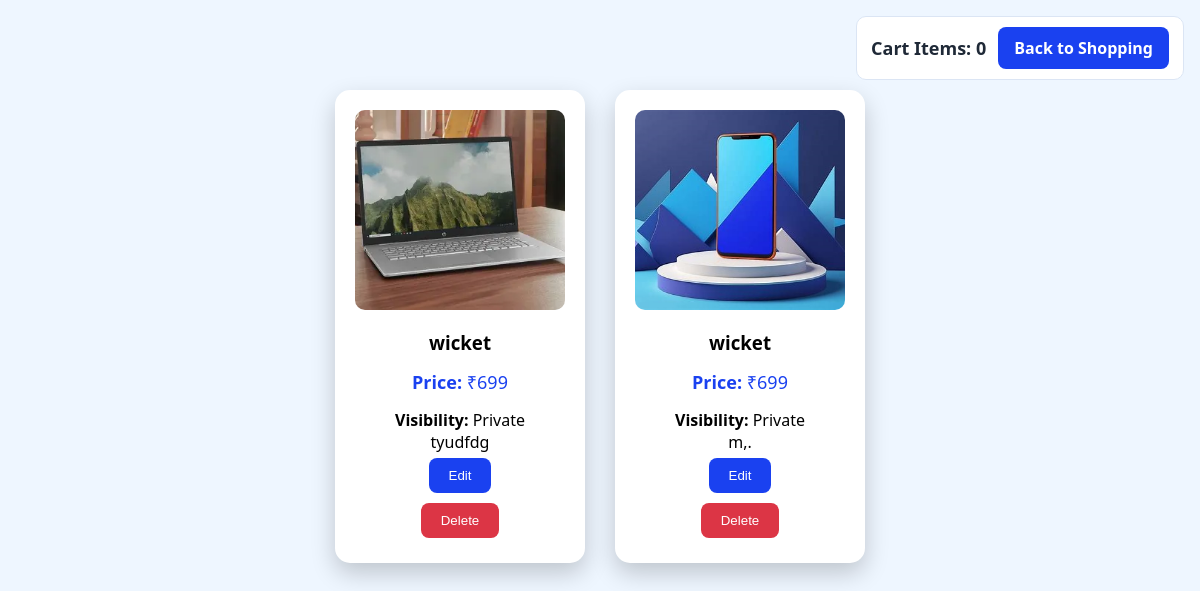
Screenshot of /cart/private/ (signed in) with the database file from the repository.
### shopping/models.py (models this page shows, shortened)
class Shopping(models.Model):
    VISIBILITY_PUBLIC = 'public'
    VISIBILITY_PRIVATE = 'private'
    VISIBILITY_CHOICES = (
        (VISIBILITY_PUBLIC, 'Public'),
        (VISIBILITY_PRIVATE, 'Private'),
    )
    Productname = models.CharField(max_length=100)
    Price = models.IntegerField(null=True, blank=True)
    description = models.TextField(null=True, blank=True)
    image = models.ImageField(upload_to='products/', null=True, blank=True)
    visibility = models.CharField(
        max_length=10,
        choices=VISIBILITY_CHOICES,
        default=VISIBILITY_PUBLIC,
    )

### shopping/views.py (the view)
# urls.py: path('cart/private/', private_products, name='private_products'),
@login_required
def private_products(request):
    if not request.user.is_superuser:
        return HttpResponseForbidden("You are not allowed to view private products.")
    products = Shopping.objects.filter(visibility=Shopping.VISIBILITY_PRIVATE)
    return render(
        request,
        "private_products.html",
        {
            "products": products,
            "cart_count": len(request.session.get("cart_items", [])),
        },
    )

### templates/private_products.html (shortened to what this page needs)
{% load static %}
<!DOCTYPE html>
<html lang="en">
<head>
    <link rel="stylesheet" href="{% static 'shopping.css' %}">
</head>
<body>
    <div class="cart-header">
        <p class="cart-count"><strong>Cart Items:</strong> <span>{{ cart_count }}</span></p>
        <a href="{% url 'cart' %}" class="view-cart-link">Back to Shopping</a>
    </div>
    <div class="shop-container">
    {% for product in products %}
        <div class="product-card">
            {% if product.image %}
                <img src="{{ product.image.url }}" alt="{{ product.Productname }}">
            {% endif %}
            <h3>{{ product.Productname }}</h3>
            <p class="price"><strong>Price:</strong> ₹{{ product.Price }}</p>
            <p><strong>Visibility:</strong> Private</p>
            <p>{{ product.description }}</p>
            <a href="{% url 'edit_product' product.id %}"><button class="edit-btn">Edit</button></a>
            <form method="post" action="{% url 'delete_product' product.id %}" onsubmit="return confirm('Are you sure you want to delete this product?');">
                <button type="submit" class="delete-btn">Delete</button>
            </form>
        </div>
    {% empty %}
        <p class="empty-state">No private products found.</p>
    {% endfor %}
    </div>
</body>
</html>

### static/shopping.css (style rules this page uses)
* { margin: 0; padding: 0; box-sizing: border-box; }
html { background-color: #eef6ff; }
body { font-family: 'Segoe UI', sans-serif; background-color: #eef6ff; min-height: 100vh; padding: 40px; padding-top: 90px; }
.cart-header { display: flex; align-items: center; justify-content: flex-end; gap: 12px; margin-bottom: 16px; flex-wrap: wrap; padding: 10px 14px; background: #ffffff; border: 1px solid #dbe5f4; border-radius: 10px; position: fixed; top: 16px; right: 16px; z-index: 1000; }
.cart-count { color: #1f2937; font-size: 18px; font-weight: 600; }
.view-cart-link { display: inline-block; background: #1a41f0; color: #fff; text-decoration: none; padding: 10px 16px; border-radius: 8px; font-weight: 600; transition: background 0.2s ease, transform 0.2s ease; }
.shop-container { display: flex; justify-content: center; gap: 30px; flex-wrap: wrap; }
.product-card { background: white; width: 250px; padding: 20px; border-radius: 15px; text-align: center; box-shadow: 0 10px 25px rgba(0,0,0,0.2); transition: 0.3s ease; }
.product-card img { width: 100%; height: 200px; object-fit: cover; border-radius: 10px; }
.product-card h3 { margin: 15px 0; }
.price { font-size: 18px; color: #1a41f0; margin-bottom: 15px; }
.product-card button { background: #1a41f0; color: white; border: none; padding: 10px 20px; border-radius: 8px; cursor: pointer; transition: 0.3s ease; margin: 5px; }
.delete-btn { background: #dc3545 !important; }

### rows the page displays
Shopping: image (picture), Productname "wicket", Price "699", description "tyudfdg"
Shopping: image (picture), Productname "wicket", Price "699", description "m,."

### other values shown
{{ cart_count }} "0"
